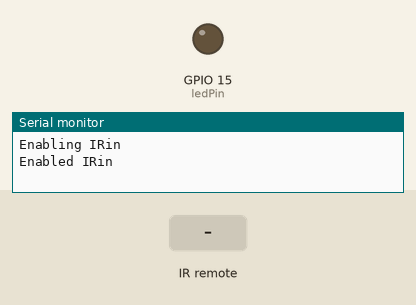
The sketch below on a simulated ESP8266 (NodeMCU). Parts: output pins drawn as LEDs (lit = HIGH), the last lines printed to the serial monitor. The test bench sets the inputs (shaded band).

Above: at 1.2 s.
1.3 s: infrared code 0xFF18E7 received
At 1.7 s:
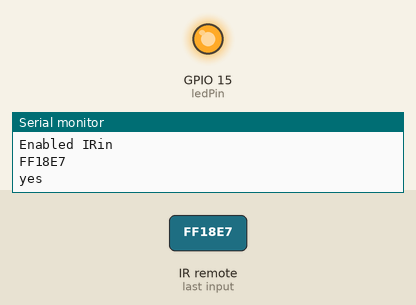
Timing chart, 0 to 12.8 s (numbered marks = the images above; inputs shaded):
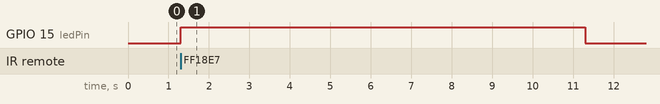

Measured:
- after the input at 1.3 s, GPIO 15 (ledPin): LOW → HIGH at once, → LOW 10.0 s later

The sketch:

IRrecvDemo.ESP2.ino
```cpp
// (licence header left out)
#include <Arduino.h>
#include <IRremoteESP8266.h>
#include <IRrecv.h>
#include <IRutils.h>

// An IR detector/demodulator is connected to GPIO pin 14(D5 on a NodeMCU
// board).
// Note: GPIO 16 won't work on the ESP8266 as it does not have interrupts.
const uint16_t kRecvPin = 02;
int ledPin = 15;

IRrecv irrecv(kRecvPin);

decode_results results;

void setup() {
  Serial.begin(9600);
  Serial.println("Enabling IRin");
  irrecv.enableIRIn(); // 開始接收訊號！
  Serial.println("Enabled IRin");
  pinMode(ledPin, OUTPUT);
  digitalWrite(ledPin, LOW);
}

void loop() {

  if (irrecv.decode(&results)) {
    // print() & println() can't handle printing long longs. (uint64_t)
    serialPrintUint64(results.value, HEX);
    Serial.println("  ");
    if(results.value == 0xFF18E7)
    //0xFF30CF == 1
    //0xFF18E7 == 2
    //0xFF7A85 == 3
    {
    Serial.println("yes");
    digitalWrite(ledPin, HIGH);   //亮
    delay(10000);
    digitalWrite(ledPin, LOW);//延遲3秒
    }
    irrecv.resume();  // Receive the next value
  }
  delay(100);
}
```
